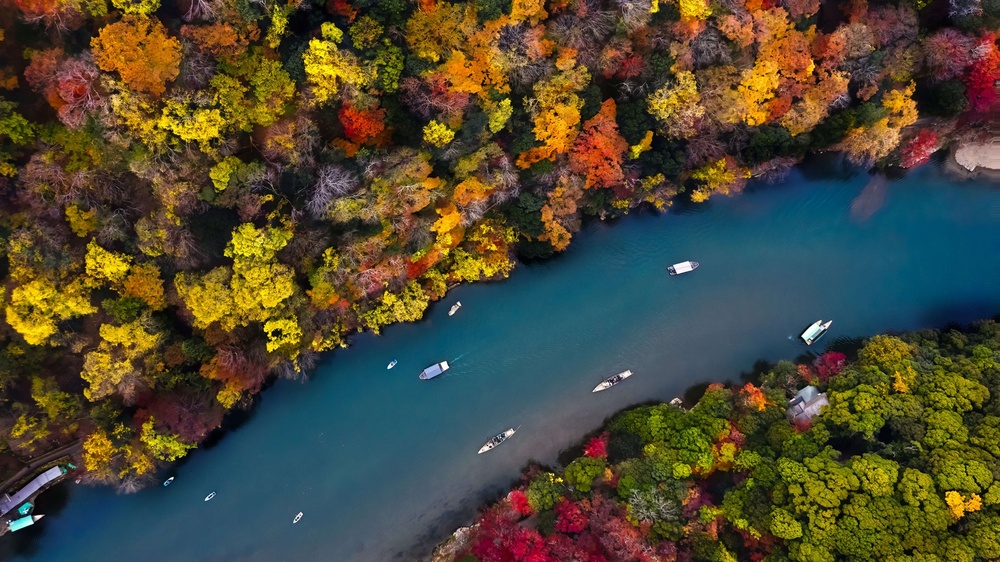
#> input picture origin/origin.jpg, 1000 x 562 px, shrunk from 1920 x 1080 before the run, found by its file name
$ python read_img.py
#> lines starting #> are read from the running program, lines starting #| are printed output that depends on the picture
#!/usr/bin/env python3
# coding=utf-8
# @Time    : 2020/8/13
# @Author  : github.com/guofei9987

import numpy as np
import cv2
from pywt import dwt2

class WaterMark:
    def __init__(self, password_wm=1, password_img=1, block_shape=(4, 4), mode='common', processes=None):
        self.block_shape = np.array(block_shape)
        self.password_wm, self.password_img = password_wm, password_img  # 打乱水印和打乱原图分块的随机种子
        self.d1, self.d2 = 36, 20  # d1/d2 越大鲁棒性越强,但输出图片的失真越大

        # init data
        self.img, self.img_YUV = None, None  # self.img 是原图，self.img_YUV 对像素做了加白偶数化
        self.ca, self.hvd, = [np.array([])] * 3, [np.array([])] * 3  # 每个通道 dct 的结果
        self.ca_block = [np.array([])] * 3  # 每个 channel 存一个四维 array，代表四维分块后的结果
        self.ca_part = [np.array([])] * 3  # 四维分块后，有时因不整除而少一部分，self.ca_part 是少这一部分的 self.ca

        self.wm_size, self.block_num = 0, 0  # 水印的长度，原图片可插入信息的个数

    def read_img(self, filename):
        # 读入图片->YUV化->加白边使像素变偶数->四维分块
#> called with filename = '/root/watermark/origin/origin.jpg'
        self.img = cv2.imread(filename).astype(np.float32)
        print(f"img:{self.img}\n")
#> (printed output is left out)
        self.img_shape = self.img.shape[:2]
#> self.img_shape = (562, 1000)
        print(f"img_shape:{self.img_shape}\n")
#| img_shape:(562, 1000)
        # 如果不是偶数，那么补上白边
        self.img_YUV = cv2.copyMakeBorder(cv2.cvtColor(self.img, cv2.COLOR_BGR2YUV),
                                          0, self.img.shape[0] % 2, 0, self.img.shape[1] % 2,
                                          cv2.BORDER_CONSTANT, value=(0, 0, 0))
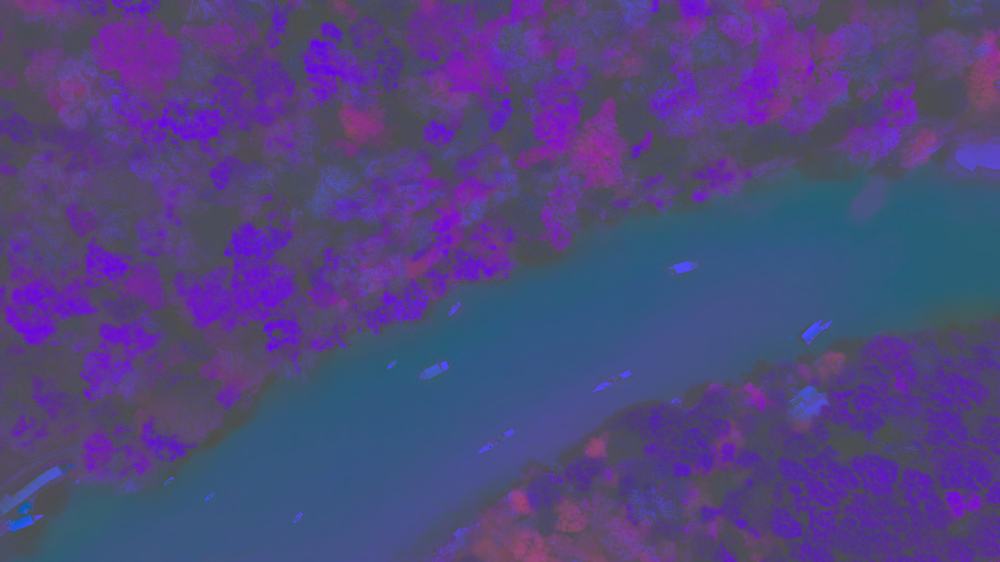
#> self.img_YUV: shape (562, 1000, 3) float32; mean B, G, R 71.4, -8.9, 5.5; drawn with min black and max white
        print(f"img_YUV:{self.img_YUV}\n")
#> (printed output is left out)

        self.ca_shape = [(i + 1) // 2 for i in self.img_shape]
#> self.ca_shape = [281, 500]

        print(f"ca_shape:{self.ca_shape}\n")
#| ca_shape:[281, 500]
        self.ca_block_shape = (self.ca_shape[0] // self.block_shape[0], self.ca_shape[1] // self.block_shape[1],
                               self.block_shape[0], self.block_shape[1])
#> self.ca_block_shape = (70, 125, 4, 4)

        print(f"ca_block_shape:{self.ca_block_shape}\n")
#| ca_block_shape:(70, 125, 4, 4)

        strides = 4 * np.array([self.ca_shape[1] * self.block_shape[0], self.block_shape[1], self.ca_shape[1], 1])
#> strides = [8000, 16, 2000, 4]

        print(f"strides:{strides}\n")
#| strides:[8000   16 2000    4]

        print(f"self.img_YUV[:, :, 0]:{self.img_YUV[:, :, 0]}\n")
#> (printed output is left out)
        print(f"self.img_YUV[:, :, 1]:{self.img_YUV[:, :, 1]}\n")
#> (printed output is left out)
        print(f"self.img_YUV[:, :, 2]:{self.img_YUV[:, :, 2]}\n")
#> (printed output is left out)
        for channel in range(3):
            self.ca[channel], self.hvd[channel] = dwt2(self.img_YUV[:, :, channel], 'haar')
            print(f"self.ca[{channel}]: {self.ca[channel]}\n")
            print(f"self.hvd[{channel}]: {self.hvd[channel]}\n")
            # 转为4维度
            self.ca_block[channel] = np.lib.stride_tricks.as_strided(self.ca[channel].astype(np.float32),
                                                                     self.ca_block_shape, strides)
            print(f"self.ca_block[{channel}]: {self.ca_block[channel]}\n")
#> this loop made 3 passes
#> (printed output is left out)
#> after the loop, self.ca = 3 items; self.ca_block = 3 items; self.hvd = 3 items

test = WaterMark()
test.read_img("/root/watermark/origin/origin.jpg")
